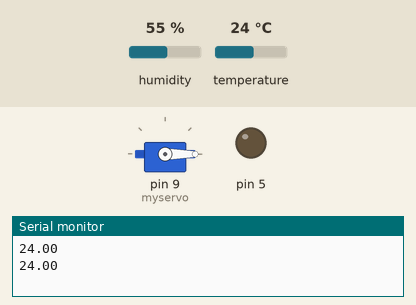
Simulated run of this sketch. Board: Arduino Uno, built with avr-gcc and run on an emulated ATmega328P. On the bench: servo, output pins drawn as LEDs (lit = HIGH), the last lines printed to the serial monitor. Wiring (inferred from the names in the program): DHT11 sensor: data pin 7. Inputs (shaded band) come from the test bench; at power-on: temperature 24 °C, humidity 55 %. Pins used as bus, display or sensor lines are not drawn.

Above: at 1.8 s.
1.9 s: temperature set to 26 °C
3.4 s: temperature set to 29 °C
At 4.8 s:
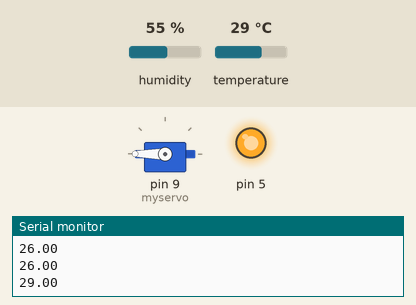
5.6 s: temperature set to 12 °C
At 6.8 s:
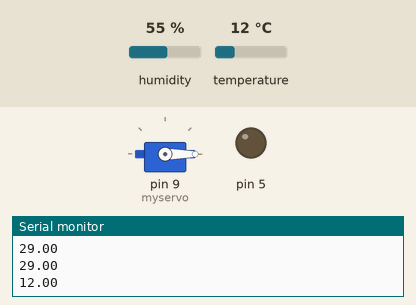
7.6 s: temperature set to 28 °C
At 8.8 s:
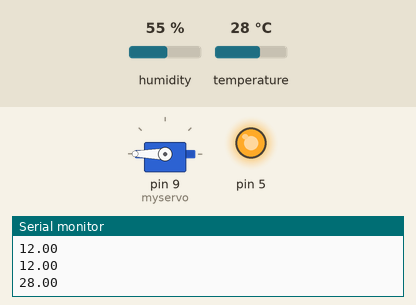
Timing chart, 0 to 10.6 s (numbered marks = the images above; inputs shaded):
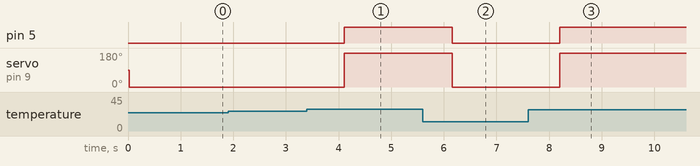

Measured:
- the behaviour switches between 27 and 28 °C on temperature (found by bisection; images 0 and 1)
- after the input at 3.4 s, pin 5: LOW → HIGH after 0.71 s; servo on pin 9 (myservo): 0° → 180° after 0.71 s
- after the input at 5.6 s, pin 5: HIGH → LOW after 0.56 s; servo on pin 9 (myservo): 180° → 0° after 0.56 s
- after the input at 7.6 s, pin 5: LOW → HIGH after 0.60 s; servo on pin 9 (myservo): 0° → 180° after 0.60 s

The sketch:

dht.ino
```cpp
#include <dht.h>
#include <Servo.h>

Servo myservo;

int val;

dht DHT;

#define DHT11_PIN 7
#define temperatura 28


void setup(){
  Serial.begin(9600);
  pinMode(5, OUTPUT);
  myservo.attach(9);
}

void loop() {
  // put your main code here, to run repeatedly:
int chk = DHT.read11(DHT11_PIN);
Serial.println(DHT.temperature);


  if(DHT.temperature>=temperatura) {
    digitalWrite(5, true);
    myservo.write(180);
  }
  if(DHT.temperature<temperatura) {
    digitalWrite(5, false);
    myservo.write(0);
  }
  delay(1000);
}
```
